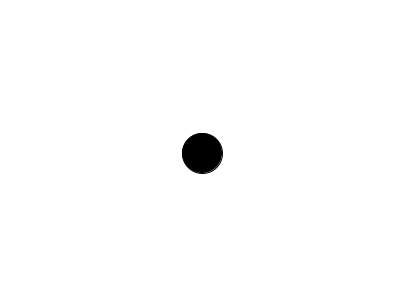
Frame 1 (no input)
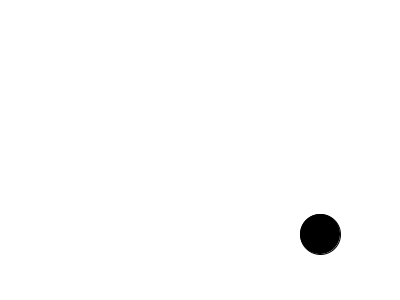
Frame 60 (the mouse pressed at the canvas centre just before this capture)
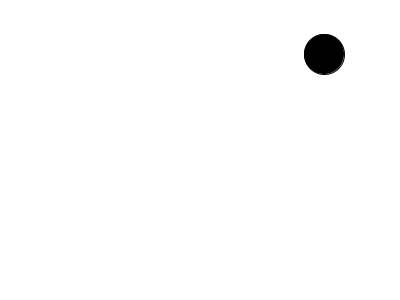
Frame 120 (the mouse held since frame 60 and released just before this capture)

The Processing sketch that drew these frames (run headless with seeded random() and noise(); from frame 60 on, the mouse is pressed at the canvas centre):

// Processing sketch: vector1
// ── vector1.pde
// vector has x,y components. it has magnitude(size) and direction

//we can use operation + for PVector;However, we have some methods to add PVectors
Ball b;
void setup(){
  size(400,300);
  b = new Ball();
}


void draw(){
 background(255);
 b.move();
 b.bounce();
 b.display();
}

class Ball{

  //float x;
  //float y;
  PVector location;
  //float xspeed;
  //float yspeed;
  PVector velocity;
  
Ball(){

 //x = width/2;
 //y = height/2;
 location = new PVector(width/2,height/2);
 //xspeed = 2;
 //yspeed = 3;
 velocity = new PVector(2,3);
}


void move(){

 //x = x + xspeed;
 //y = y + yspeed;
 location.add(velocity);
 // we can't say location = location + velocity
 
}

void bounce(){

 if(location.x+20>400 || location.x < 20)
 {
 
 //xspeed = -xspeed; 
 velocity.x = -velocity.x;
 }
 if(location.y+20>300 || location.y<20){
 
 //yspeed = -yspeed;
 velocity.y = -velocity.y;
 }

}
 void display(){
   fill(0);
   ellipse(location.x,location.y,40,40); 
 
 }
}
